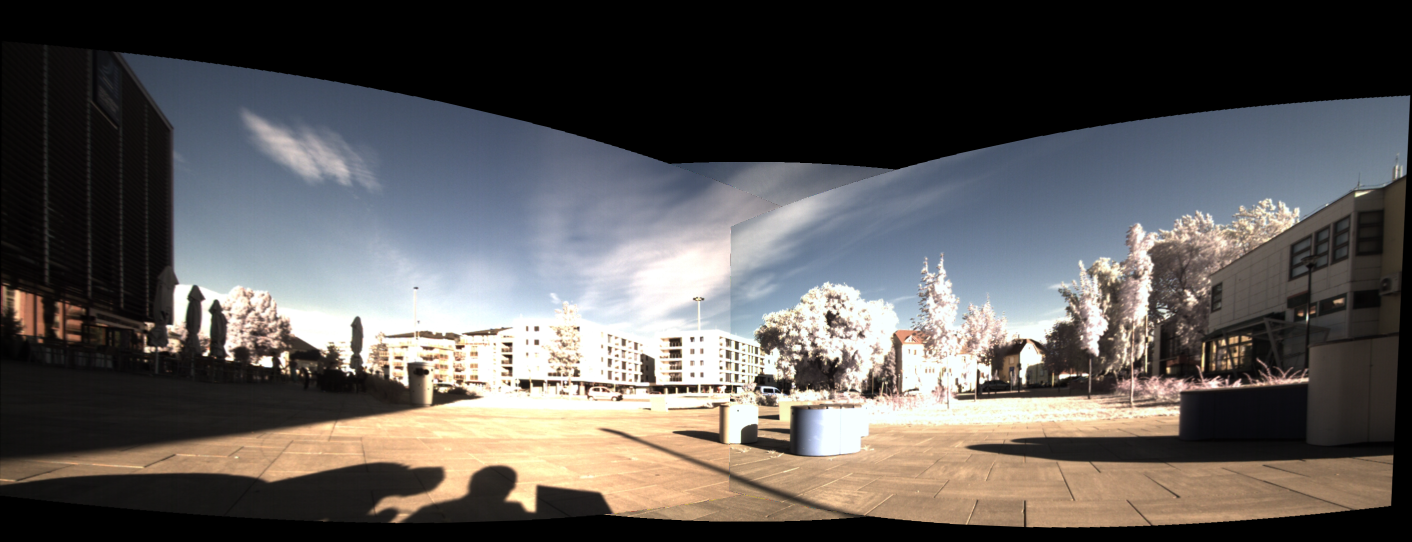
#> input picture Stitched_Panorama.png, 2824 x 1084 px, found by its file name (shown at 1/2 size)
$ python post_process.py
#> lines starting #> are read from the running program, lines starting #| are printed output that depends on the picture
import cv2
import numpy as np


def crop(img):
    return img[200:548, 45:1450]

def blend():
    pass

def read_img(img_path: str) -> np.ndarray:
    """Reads an image of a given path."""
    img = cv2.imread(img_path)
#> img is the input picture: shape (1084, 2824, 3); mean B, G, R 87.3, 89.3, 92.6
    return img


def show_img(img: np.ndarray) -> None:
	"""Displays an np.ndarray image."""
	cv2.imshow("Image", img)
	cv2.waitKey(0)


if __name__ == '__main__':
    path = "/home/norbert/repos/sentrynode/sn-perception/Stitched_Panorama.png"
    img = read_img(path)
    img = crop(img)
#> in crop, `return img[200:548, 45:1450]`:
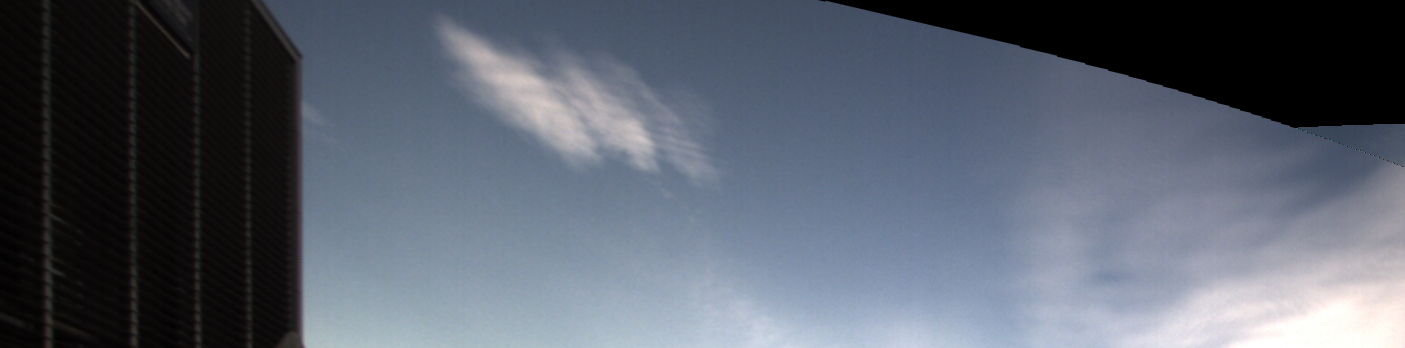
#> returned value: shape (348, 1405, 3); mean of channels 0, 1, 2 108.9, 96.4, 89.5; drawn as B, G, R
    show_img(img)
